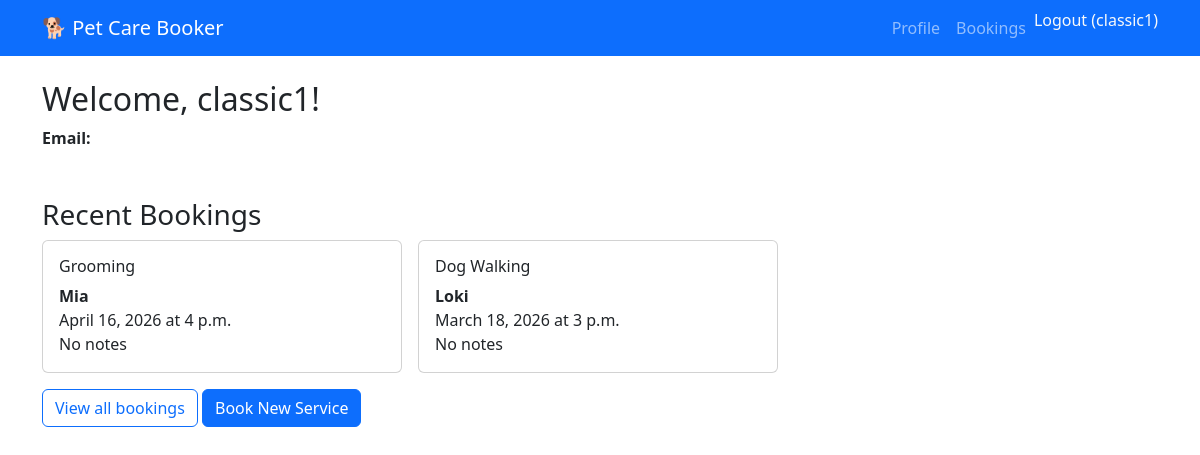
/accounts/profile/ (signed in), run on an earlier commit of the app's database.
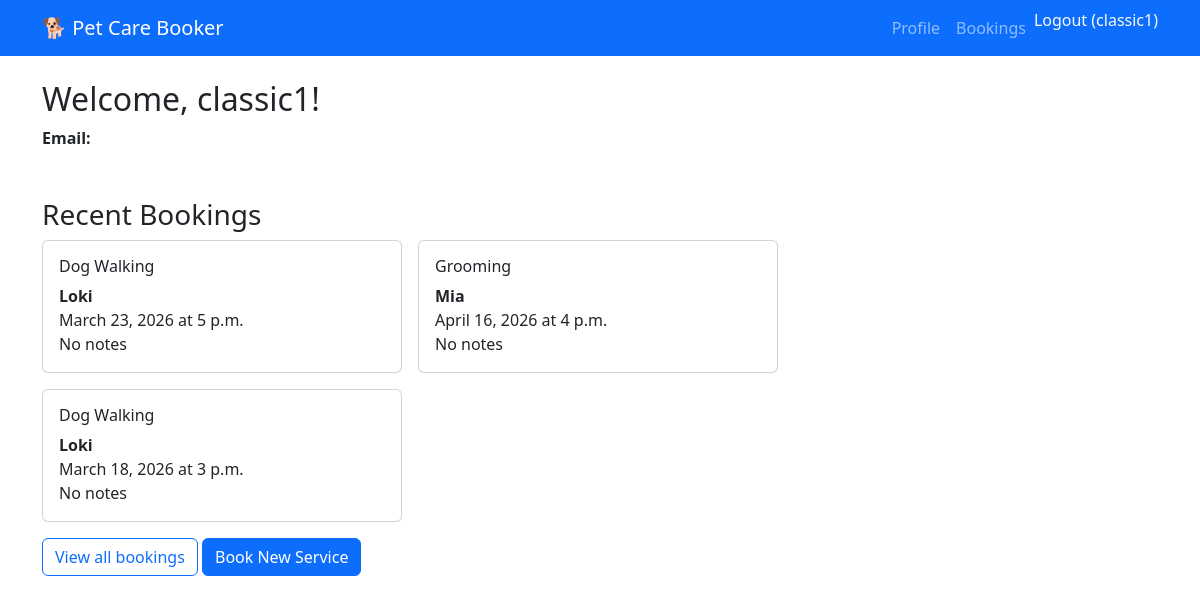
And on a later commit of the database.
### accounts/models.py (models this page shows, shortened)
class Booking(models.Model):
    SERVICE_CHOICES = [
        ('dog_walking', 'Dog Walking'),
        ('grooming', 'Grooming'),
        ('boarding', 'Boarding'),
    ]
    user = models.ForeignKey(User, on_delete=models.CASCADE)
    service = models.CharField(max_length=20, choices=SERVICE_CHOICES)
    pet_name = models.CharField(max_length=100)
    date = models.DateField()
    time = models.TimeField()
    notes = models.TextField(blank=True)
    created = models.DateTimeField(auto_now_add=True)
    paid = models.BooleanField(default=False)  # <-- TRACKS PAID STATUS
    stripe_payment_intent = models.CharField(max_length=200, blank=True, null=True)  # Stripe payment ID
    amount_paid = models.DecimalField(max_digits=10, decimal_places=2, null=True, blank=True)  # £25.00

### accounts/views.py (the view)
# urls.py: path('profile/', views.ProfileView.as_view(), name='profile'),
class ProfileView(LoginRequiredMixin, TemplateView):
    template_name = "accounts/profile.html"
    login_url = "login"
    redirect_field_name = "next"
    def get_context_data(self, **kwargs):
        context = super().get_context_data(**kwargs)
        context["user"] = self.request.user
        context["bookings"] = Booking.objects.filter(user=self.request.user).order_by("-created")[:5]
        context["STRIPE_PUBLIC_KEY"] = getattr(settings, "STRIPE_PUBLISHABLE_KEY", "")
        return context

### accounts/templates/accounts/profile.html (shortened to what this page needs)
{% extends 'accounts/base.html' %}
{% block content %}
<div class="row">
  <div class="col-md-8">
    <h2>Welcome, {{ user.username }}!</h2>
    <p><strong>Email:</strong> {{ user.email }}</p>
    <h3 class="mt-5">Recent Bookings</h3>
    {% if bookings %}
      <div class="row g-3">
        {% for booking in bookings %}
          <div class="col-md-6">
            <div class="card">
              <div class="card-body">
                <h6 class="card-title">{{ booking.get_service_display }}</h6>
                <p class="card-text">
                  <strong>{{ booking.pet_name }}</strong><br>
                  {{ booking.date }} at {{ booking.time }}<br>
                  {{ booking.notes|default:"No notes" }}
                </p>
              </div>
            </div>
          </div>
        {% endfor %}
      </div>
    {% else %}
      <p class="text-muted">No bookings yet. <a href="{% url 'book' %}">Book your first service</a>.</p>
    {% endif %}
  </div>
</div>
<a href="{% url 'bookings' %}" class="btn btn-outline-primary mt-3">View all bookings</a>
<a href="{% url 'book' %}" class="btn btn-primary mt-3">Book New Service</a>
{% endblock %}

What changed in the data, as far as the page shows it:
added Booking: service "Dog Walking", pet_name "Loki", date "March 23, 2026", time "5 p.m.", notes "No notes"
